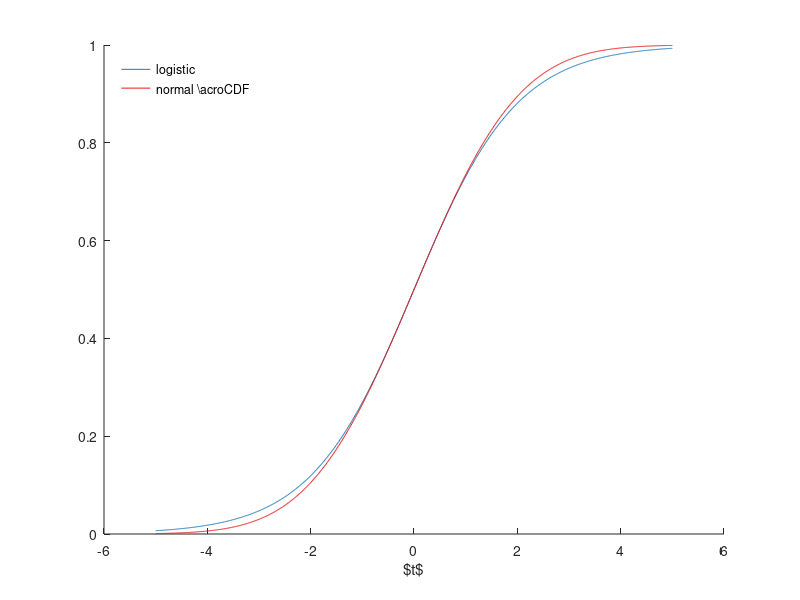

MATLAB code to generate this figure:
% plot colors (from http://colorbrewer2.org/)
colors = [ 31, 120, 180; ...
           51, 160,  44; ...
          227,  26,  28] / 255;

% location of tikz output
figures_directory = 'figures';

% range of t to plot
t = linspace(-5, 5, 1000);

% logistic function
sigma_l = @(t) (exp(t) ./ (1 + exp(t)));

% normal CDF, transform to match slope
sigma_n = @(t) (normcdf(sqrt(pi / 8) * t));

clf;
hold('off');
plot(t, sigma_l(t), ...
     'color', colors(1, :));

hold('on');
plot(t, sigma_n(t), ...
     'color', colors(3, :));

legend({'logistic', ...
        'normal \acro{CDF}'}, ...
       'location', 'northwest', ...
       'box',      'off');

xlabel('$t$');

set(gca, 'box', 'off');

% make tikz plot if possible
if (exist('matlab2tikz', 'file'))
  figure_name = 'sigmoids';
  matlab2tikz(sprintf('%s/%s.tex', figures_directory, figure_name), ...
              'height',       '\figureheight', ...
              'width',        '\figurewidth',  ...
              'parseStrings', false,           ...
              'showInfo',     false,           ...
              'extraCode',    sprintf('\\tikzsetnextfilename{%s}', figure_name));
end